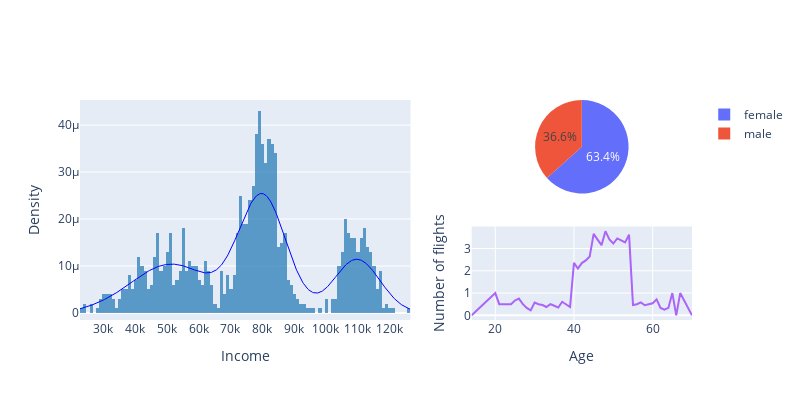

The cell this chart's notebook holds for it:
### Markdown cell above
## 9. Construct a grid of size 2 rows x 2 columns, and inscribe three graphs into it (the first graph takes up the entire first column, the other two graphs take up two rows in the second column). The first graph is the kernel of income density, the second graph is the number of people of different sexes in the pie chart, the third graph is the dependence of the number of flights on age (scatter plot)

### Code cell
fig = sp.make_subplots(rows=2, cols=2, specs=[[{"rowspan": 2}, {"type": "pie"}], [None, {"type": "scatter"}]], column_widths=[0.6, 0.4])
fig.update_layout(width=800, height=400, title_x=0.5)
# The first graph is the kernel of income density
fig1 = ff.create_distplot(hist_data=[df.income], group_labels=['income'], bin_size=1000, show_rug=False)
fig.add_trace(go.Histogram(fig1['data'][0], showlegend=False), row=1, col=1,)
fig.add_trace(go.Scatter(fig1['data'][1], line=dict(color='blue', width=1), showlegend=False), row=1, col=1)
fig.update_xaxes(title_text ='Income', tickmode='linear', tick0=0, dtick=10000, row=1, col=1)
fig.update_yaxes(title_text ='Density', row=1, col=1)
# Gender pie chart
df9 = df.groupby(['sex'], as_index=False)['age'].count().rename(columns={'age': 'gender_count'})
fig.add_trace(go.Pie(labels=df9.sex, values=df9.gender_count, showlegend=True), row=1, col=2)
# The third graph is the dependence of the number of flights on age (scatter plot)
df9_2 = df.groupby(['age'])['flights'].mean().reset_index()
fig.add_trace(go.Scatter(x=df9_2['age'], y=df9_2['flights'], name='Number of flights', showlegend=False), row=2, col=2)
fig.update_xaxes(title_text='Age', row=2, col=2)
fig.update_yaxes(title_text='Number of flights', row=2, col=2)

### Figure 1 — Plotly figure (JSON) as saved in the notebook; plotly's stock layout.template omitted (floating-point values rounded to 4 significant figures; data arrays with more than 128 entries replaced by an {"elided": "..."} marker saying what was removed)
{"data": [{"autobinx": false, "histnorm": "probability density", "legendgroup": "income", "marker": {"color": "rgb(31, 119, 180)"}, "name": "income", "opacity": 0.7, "showlegend": false, "type": "histogram", "x": {"elided": "1000 int values"}, "xaxis": "x", "xbins": {"end": 126635, "size": 1000, "start": 22664}, "yaxis": "y"}, {"legendgroup": "income", "line": {"color": "blue", "width": 1}, "marker": {"color": "rgb(31, 119, 180)"}, "mode": "lines", "name": "income", "showlegend": false, "type": "scatter", "x": {"elided": "500 float values"}, "xaxis": "x", "y": {"elided": "500 float values"}, "yaxis": "y"}, {"domain": {"x": [0.64, 1], "y": [0.575, 1]}, "labels": ["female", "male"], "showlegend": true, "type": "pie", "values": [634, 366]}, {"name": "Number of flights", "showlegend": false, "type": "scatter", "x": [14, 20, 21, 24, 25, 26, 27, 28, 29, 30, 31, 32, 33, 34, 35, 36, 37, 38, 39, 40, 41, 42, 43, 44, 45, 46, 47, 48, 49, 50, 51, 52, 53, 54, 55, 56, 57, 58, 59, 60, 61, 62, 63, 64, 65, 66, 67, 70], "xaxis": "x2", "y": [0, 1, 0.5, 0.5, 0.6667, 0.75, 0.5, 0.3333, 0.2222, 0.5714, 0.5, 0.4615, 0.375, 0.5, 0.4286, 0.3478, 0.6087, 0.4848, 0.375, 2.351, 2.103, 2.346, 2.467, 2.64, 3.654, 3.4, 3.15, 3.778, 3.405, 3.222, 3.452, 3.37, 3.276, 3.622, 0.4643, 0.5, 0.5833, 0.4545, 0.5, 0.5385, 0.7143, 0.3333, 0.25, 0.3333, 1, 0, 1, 0], "yaxis": "y2"}], "layout": {"height": 400, "title": {"x": 0.5}, "width": 800, "xaxis": {"anchor": "y", "domain": [0, 0.54], "dtick": 10000, "tick0": 0, "tickmode": "linear", "title": {"text": "Income"}}, "xaxis2": {"anchor": "y2", "domain": [0.64, 1], "title": {"text": "Age"}}, "yaxis": {"anchor": "x", "domain": [0, 1], "title": {"text": "Density"}}, "yaxis2": {"anchor": "x2", "domain": [0, 0.425], "title": {"text": "Number of flights"}}}}
